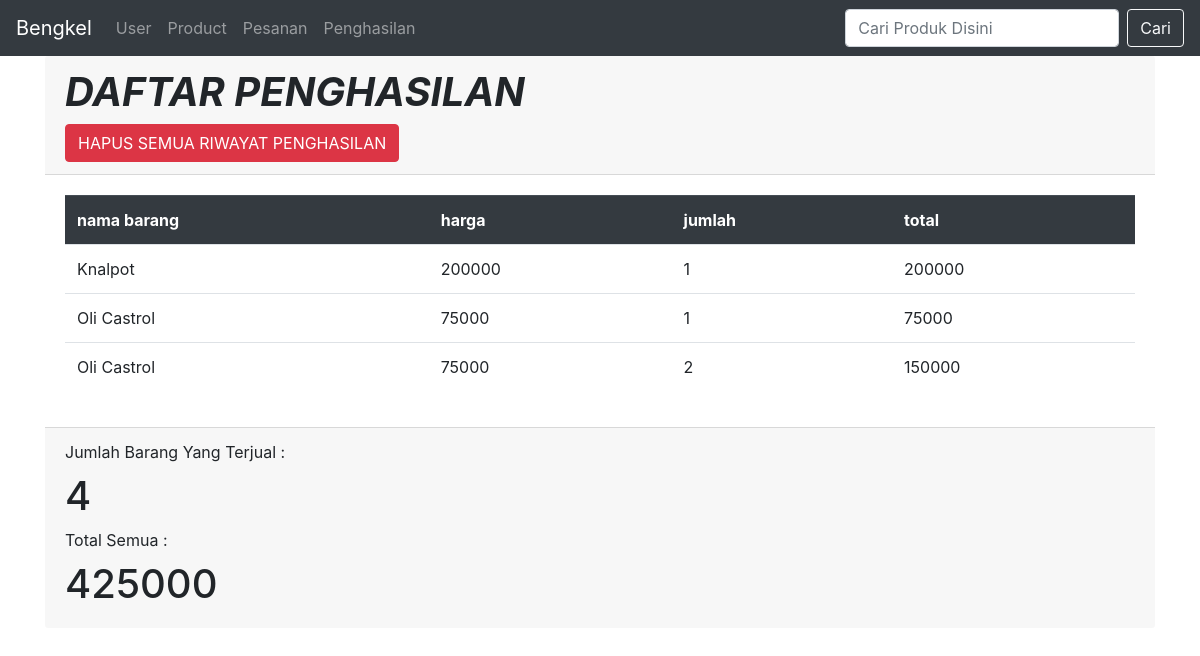
/admin/penghasilan.php (signed in), run on the app's committed database.
### tables this page shows
CREATE TABLE `penghasilan` (
  `nama_barang` varchar(60) NOT NULL,
  `harga` int(11) NOT NULL,
  `jumlah` int(11) NOT NULL,
  `total` int(11) NOT NULL
);

### library/controller.php (called while the page is built, shortened)
<?php
class controller{
   protected $con;
   public function __construct($localhost,$username,$password,$database)
   {
      $this->con = mysqli_connect($localhost,$username,$password,$database);
   }
   public function select($table)
   {
      $sql = "SELECT * FROM $table";
      $query = mysqli_query($this->con,$sql);
      return $query;
   }
}
?>

### admin/penghasilan.php (the view, shortened to what this page needs)
<?php
if($_SESSION['status_login_admin'] == "login"){
  require '../library/controller.php';
  $penghasilan = new controller("localhost","root","","bengkel");
  ?>
  <!DOCTYPE html>
  <html lang="en">
  <head>
    <link rel="stylesheet" href="../asset/css/bootstrap.css">
  </head>
  <body>
    <nav class="navbar navbar-expand-lg navbar-dark bg-dark">
      <a class="navbar-brand" href="logout.php">Bengkel</a>
      <div class="collapse navbar-collapse" id="navbarSupportedContent">
        <ul class="navbar-nav mr-auto">
          <li class="nav-item"><a class="nav-link" href="user.php">User</a></li>
          <li class="nav-item"><a class="nav-link" href="product.php">Product</a></li>
          <li class="nav-item"><a class="nav-link" href="pesanan.php">Pesanan</a></li>
          <li class="nav-item"><a class="nav-link" href="penghasilan.php">Penghasilan</a></li>
        </ul>
        <form class="form-inline my-2 my-lg-0" method="get" action="product.php?cari">
          <input require class="form-control mr-sm-2" name="cari" type="search" placeholder="Cari Produk Disini" aria-label="Cari">
          <button class="btn btn-outline-light my-2 my-sm-0" type="submit">Cari</button>
        </form>
      </div>
    </nav>
    <div class="container">
      <div>
        <div class="card-header">
          <h1><strong><i>DAFTAR PENGHASILAN</i></strong></h1>
          <input type="button" class="btn btn-danger" value="HAPUS SEMUA RIWAYAT PENGHASILAN" name="" onclick="return riwayat()">
        </div>
        <div class="card-body">
          <table class="table">
            <tr class="thead-dark">
              <th>nama barang</th>
              <th>harga</th>
              <th>jumlah</th>
              <th>total</th>
            </tr>
            <?php
              $result = $penghasilan->select("penghasilan");
              foreach ($result as $key) {
             ?>
            <tr>
              <td><?php echo $key['nama_barang'] ?></td>
              <td><?php echo $key['harga'] ?></td>
              <td><?php echo $key['jumlah'] ?></td>
              <td><?php echo $key['total'] ?></td>
            </tr>
            <?php
              }
             ?>
          </table>
        </div>
        <div class="card-footer">
          <?php
            $total = mysqli_query(mysqli_connect("localhost","root","","bengkel"),"SELECT SUM(total) as total FROM penghasilan");
            $jumlah = mysqli_query(mysqli_connect("localhost","root","","bengkel"),"SELECT SUM(jumlah) as jumlah FROM penghasilan");
            $fetchJumlah = mysqli_fetch_array($jumlah);
            $fetchTotal = mysqli_fetch_array($total);
           ?>
          <label for="jumlah">Jumlah Barang Yang Terjual : </label>
          <h1 id="jumlah"><?php echo $fetchJumlah['jumlah'] ?></h1>
          <label for="total">Total Semua : </label>
          <h1 id="total"><?php echo $fetchTotal['total'] ?></h1>
        </div>
      </div>
    </div>
</body>
</html>
<?php
}else{
  echo "<script>alert('anda harus login');document.location.href='../'</script>";
}
?>

### data on the page
penghasilan: nama_barang "Knalpot", harga "200000", jumlah "1", total "200000"
penghasilan: nama_barang "Oli Castrol", harga "75000", jumlah "1", total "75000"
penghasilan: nama_barang "Oli Castrol", harga "75000", jumlah "2", total "150000"

### other printed values
$fetchJumlah['jumlah'] "4"
$fetchTotal['total'] "425000"
